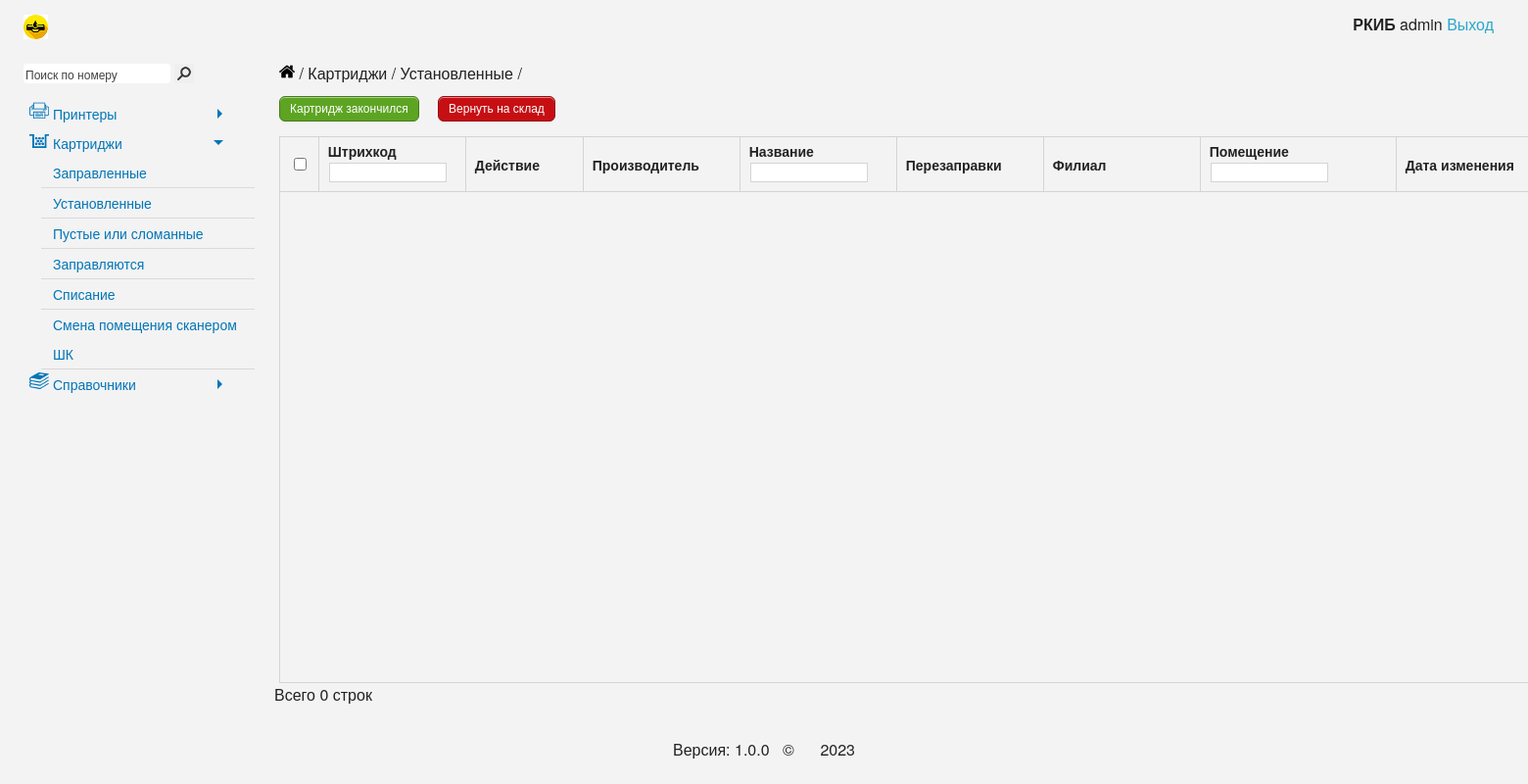
The app's page /cartridge/use/, older data.
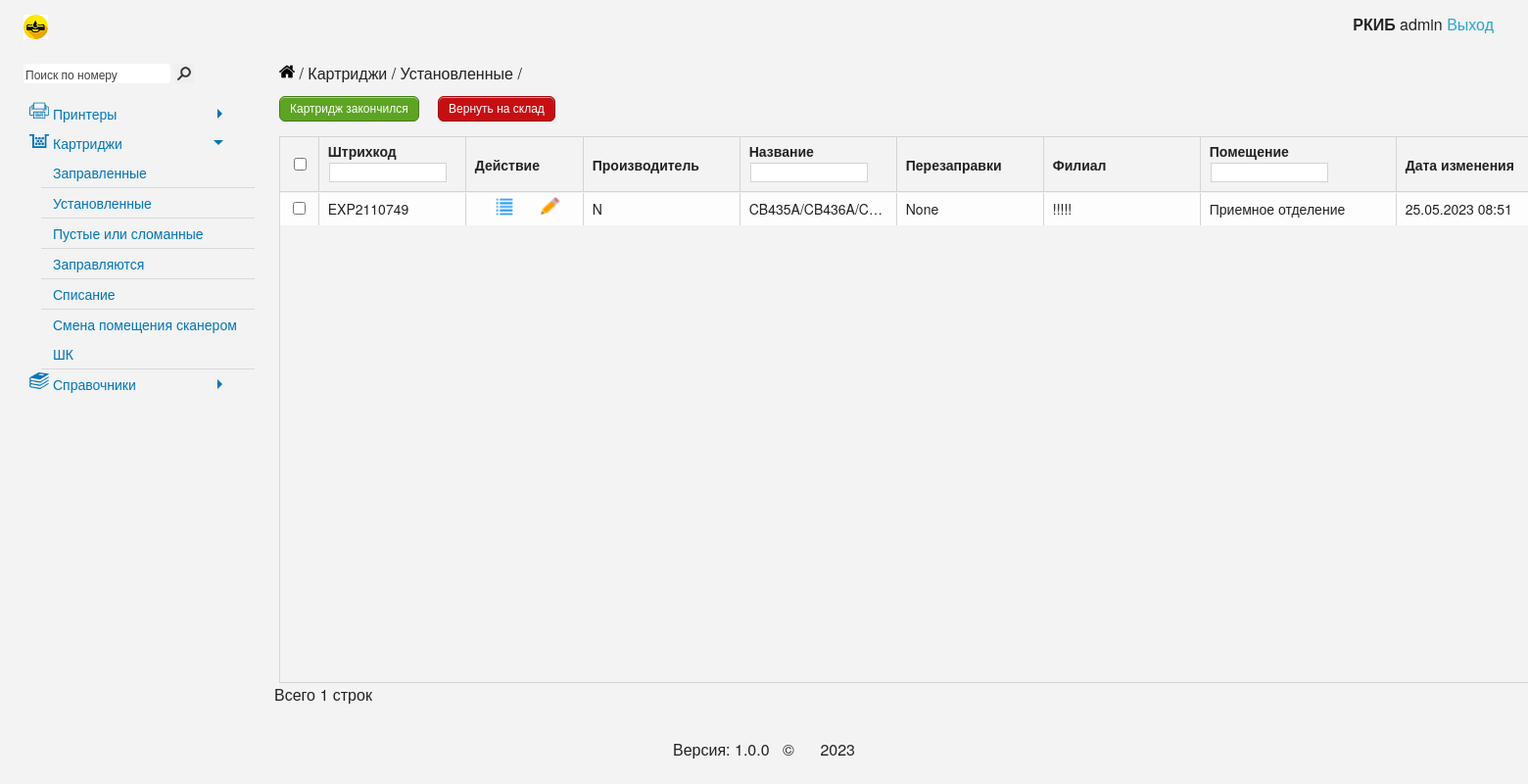
The same page, newer data.
### cartridge/models.py (models this page shows, shortened)
class Cartridges(models.Model):  # Картриджи
    barcode = models.CharField('Штрихкод', unique=True, db_index=True, max_length=50)
    cartName = models.ForeignKey('NameСartridge', default=None, on_delete=models.PROTECT)
    placeName = models.ForeignKey('Placements', on_delete=models.PROTECT)
    manufacturerName = models.ForeignKey('Manufacturer', default=None, on_delete=models.PROTECT)
    date = models.DateTimeField("Дата изменения", default=datetime.datetime.now().strftime("%d.%m.%Y %H:%M"))
    col = models.IntegerField('Перезаправки', db_index=True, blank=True, null=True)
    history = HistoricalRecords()
    class Meta:
        verbose_name = 'Картридж'
        verbose_name_plural = 'Картриджи'

class Manufacturer(models.Model):  # Производитель
    manufacturer = models.CharField("Производитель", max_length=50, unique=True, db_index=True)
    comments = models.CharField("Комментарии", max_length=100, blank=True)
    class Meta:
        verbose_name = 'Производитель'
        verbose_name_plural = 'Производители'
    def __str__(self):
        return str(self.manufacturer)

class NameСartridge(models.Model):  # Названия картриджей
    name = models.CharField("Название картриджа", max_length=50, unique=True, db_index=True)
    comments = models.CharField("Комментарии", max_length=100, blank=True)
    class Meta:
        verbose_name = 'Название картриджа'
        verbose_name_plural = 'Названия картриджей'
    def __str__(self):
        return str(self.name)

class Placements(models.Model):  # Помещения
    barcode = models.IntegerField('Штрихкод', unique=True, db_index=True)
    name = models.CharField("Помещение", max_length=50, unique=True, db_index=True)
    branch = models.CharField("Корпус", max_length=50, blank=True, null=True)
    class Meta:
        verbose_name = 'Помещение'
        verbose_name_plural = 'Помещения'
    def __str__(self):
        return str(self.name)

### cartridge/views.py (the view, shortened to what this page needs)
# urls.py: path('use/', UseListView.as_view(), name='use'),
class UseListView(ListView):
    model = Cartridges
    template_name = 'cartridge/use.html'
    def get_context_data(self, **kwargs):
        context = super(UseListView, self).get_context_data(**kwargs)
        context['cartridge_list_view'] = Cartridges.objects.exclude(placeName=0).exclude(placeName=1).exclude(placeName=2).exclude(placeName=3)
        context['qs_json'] = json.dumps(list(Cartridges.objects.values()), cls=DjangoJSONEncoder)
        return context

### cartridge/templates/cartridge/use.html (shortened to what the changed rows need)
{% extends 'cartridge/base.html' %}
{% load static %}
{% block content %}
    <div ng-controller="MainCtrl" class="ng-scope">
        <form method="post" action="{% url 'use' %}">
            <div class="marginTop">
                <div class="large-12 columns">
                    <div class="ui-grid grid1675145443724" id="grid1">
                        <div class="ui-grid-viewport" style="width: 1320px; height: 500px; overflow-y: scroll;">
                            <div class="ui-grid-canvas" id="table">
                                {% if cartridge_list_view %}
                                    {% for el in cartridge_list_view %}
                                        <div class="ui-grid-row" id="row_{{ el.id }}">
                                            <div class="ui-grid-cell ui-grid-coluiGrid-000H">
                                                <div class="ui-grid-cell-contents">
                                                    <input name="check" class="ui-grid-cell-contents-checkbox" type="checkbox" value="{{ el.barcode }}">
                                                </div>
                                            </div>
                                            <div class="ui-grid-cell ui-grid-coluiGrid-0007">
                                                <div class="ui-grid-cell-contents">{{ el.barcode }}</div>
                                            </div>
                                            <div class="ui-grid-cell ui-grid-coluiGrid-0008" style="padding: 3px">
                                                <div class="ui-grid-cell-contents" style="display: flex; justify-content: space-evenly;">
                                                    <a title="Подробнее" href="{% url 'details_view' el.id %}">
                                                        <img class="action_ico" src="{% static 'img/events.png' %}" alt="">
                                                    </a>
                                                    <a title="Редактирование" href="{% url 'edit_update_view' el.id %}">
                                                        <img class="action_ico" src="{% static 'img/edit.png' %}" alt="">
                                                    </a>
                                                </div>
                                            </div>
                                            <div class="ui-grid-cell ui-grid-coluiGrid-0009">
                                                <div class="ui-grid-cell-contents">{{ el.manufacturerName }}</div>
                                            </div>
                                            <div class="ui-grid-cell ui-grid-coluiGrid-000A">
                                                <div class="ui-grid-cell-contents">{{ el.cartName }}</div>
                                            </div>
                                            <div class="ui-grid-cell ui-grid-coluiGrid-000C">
                                                <div class="ui-grid-cell-contents">{{ el.col }}</div>
                                            </div>
                                            <div class="ui-grid-cell ui-grid-coluiGrid-000D">
                                                <div class="ui-grid-cell-contents" title="">!!!!!</div>
                                            </div>
                                            <div class="ui-grid-cell ui-grid-coluiGrid-000E">
                                                <div class="ui-grid-cell-contents" title="">{{ el.placeName }}</div>
                                            </div>
                                            <div class="ui-grid-cell ui-grid-coluiGrid-000G">
                                                <div class="ui-grid-cell-contents">{{ el.date|date:'d.m.Y H:i' }}</div>
                                            </div>
                                        </div>
                                    {% endfor %}
                                {% endif %}
                            </div>
                        </div>
                    </div>
                </div>
                <div class="ui-grid-pager-panel" style="width: 100%; height: 20px; position: absolute; bottom: 38px;">
                    <div class="ui-grid-pager-count-container">
                        <div class="ui-grid-pager-count">
                            <span class="ng-binding">Всего {{ cartridge_list_view.count }} строк</span>
                        </div>
                    </div>
                </div>
            </div>
        </form>
    </div>
{% endblock %}

Row changes from the older to the newer data that the page shows:
added Cartridges: barcode "EXP2110749", manufacturerName "N", cartName "CB435A/CB436A/C…", col "None", placeName "Приемное отделение", date "25.05.2023 08:51"
Text that changed along with them:
{{ cartridge_list_view.count }}: "0" → "1"
